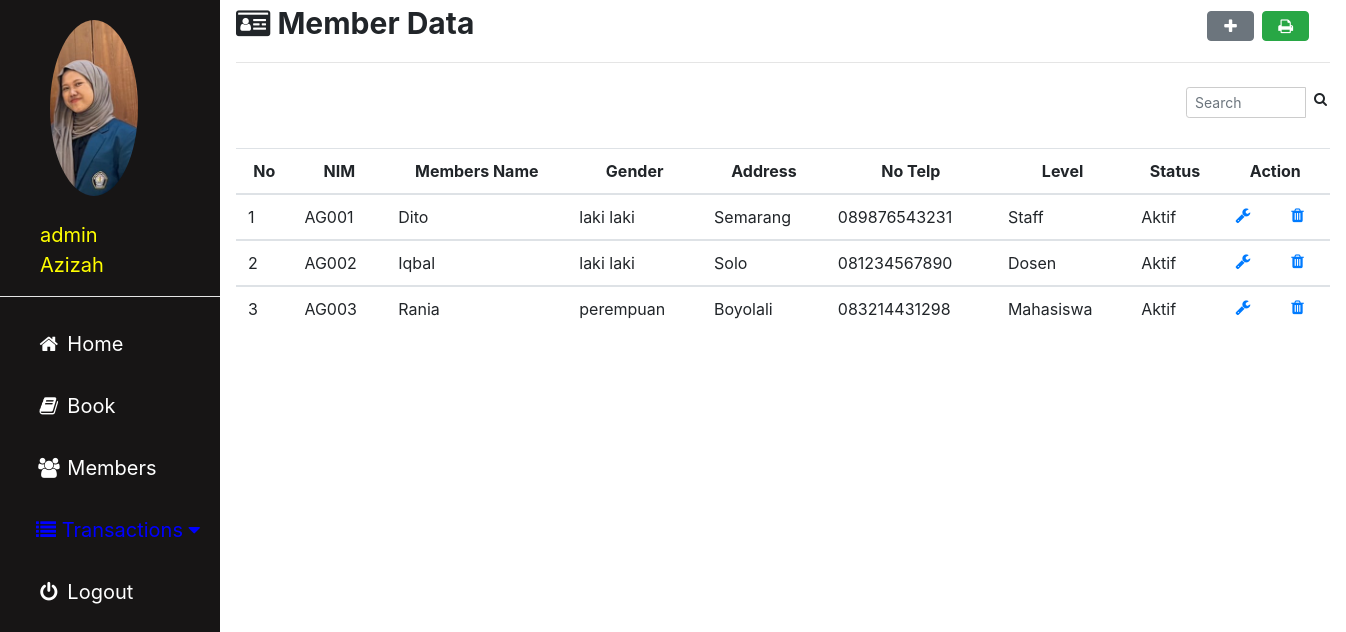
Screenshot of /admin/anggota.php (signed in) with the database file from the repository.
### tables this page shows
CREATE TABLE `anggota` (
  `nis` varchar(10) NOT NULL,
  `nama_anggota` varchar(50) NOT NULL,
  `jk` enum('laki laki','perempuan') NOT NULL,
  `alamat` text NOT NULL,
  `no_telp` varchar(13) NOT NULL,
  `id_level` int(2) NOT NULL,
  `status` varchar(50) NOT NULL
);

CREATE TABLE `level` (
  `id_level` int(2) NOT NULL,
  `nama_level` varchar(50) NOT NULL
);

### admin/anggota.php (the view, shortened to what this page needs)
<?php
include'sidebar.php';
 ?>
 <html>
 <head>
 <link rel="stylesheet" href="../img/csskonten.css">
 <link rel="stylesheet" href="../css/bootstrap.css">
<link rel="stylesheet" href="../img/cssform.css">
 </head>
 <body>
 <div class="main">
   <b><i class="fa fa-id-card"></i> Member Data</b><a href="#" rel="tooltip" title="Tambah Data Anggota"><button type="button" name="button" class="btn btn-secondary" style="margin-left:67%" onclick="document.getElementById('id01').style.display='block'"><i class="fa fa-fw fa-plus"></i></button>
   </a><a href="anggota_print.php" target="blank" rel="tooltip" title="Print Data Buku"><button type="button" name="button" class="btn btn-success" ><i class="fa fa-fw fa-print"></i></button></a>
<hr>
<form class="" action="" method="post">
                <div class="input-group input-group-sm" style="width: 150px; margin-left: 950px;">
                  <input type="text" name="search" class="form-control float-right" placeholder="Search">
                  <div class="input-group-append">
                    <button type="submit" class="btn btn-default"><i class="fa fa-search"></i></button>
                  </div>
                </div>
                </form>
    <table class="table table-hover">
      <thead align=center>
        <tr>
          <th scope="col">No</th>
          <th scope="col">NIM</th>
          <th scope="col">Members Name</th>
          <th scope="col">Gender</th>
          <th scope="col">Address</th>
          <th scope="col">No Telp</th>
          <th scope="col">Level</th>
          <th scope="col">Status</th>
          <th scope="col" colspan="2">Action</th>
        </tr>
      </thead>
      <?php
      if(isset($_POST['search'])){
        $param = $_POST['search'];
        $asd = $koneksi->prepare("SELECT * FROM anggota WHERE nis LIKE :1 OR nama_anggota LIKE :1 ");
        $asd->bindParam(':1', $param);
        $asd->execute();
      }else{
      $asd = $koneksi -> prepare("SELECT * FROM anggota");
      $asd -> execute();
    }
      $i = 1;
      while($data = $asd -> fetch()){
      $id = $data['id_level'];
      $lev = $koneksi -> prepare("SELECT * FROM level WHERE id_level = :level");
      $lev -> bindParam(':level', $id);
      $lev -> execute();
      $hasil = $lev -> fetch();
      ?>
      <tbody>
        <tr>
          <td><?php echo $i ?></td>
          <td><?php echo $data['nis']; ?></td>
          <td><?php echo $data['nama_anggota']; ?></td>
          <td><?php echo $data['jk']; ?></td>
          <td><?php echo $data['alamat']; ?></td>
          <td><?php echo $data['no_telp']; ?></td>
          <td><?php echo $hasil['nama_level']; ?></td>
          <td><?php echo $data['status']; ?></td>
          <td>
            <a rel="tooltip" title="Edit" href="anggota_edit.php?azizah=<?php echo $data['nis']; ?>">
            <i class="fa fa-fw fa-wrench"></i></a>
          </td>
          <td>
            <a rel="tooltip" title="Hapus" href="anggota_proses.php?prabowo=hapus&app=<?php echo $data['nis']; ?>">
            <i class="fa fa-fw fa-trash"></i></a>
          </td>
        </tr>
      </tbody>
    <?php $i++;  } ?>
    </table>
   </div>
 </body>
 </html>

### admin/sidebar.php (shortened to what this page needs)
<html>
<head>
<link rel="stylesheet" href="../img/cssadmin.css">
<link rel="stylesheet" href="../css/bootstrap.css">
<link rel="stylesheet" href="https://cdnjs.cloudflare.com/ajax/libs/font-awesome/4.7.0/css/font-awesome.min.css">
</head>
<body>
<div class="sidebar">
  <div class="judul">
  <img src="../img/myfoto.jpg" alt="user" class="avatar"><br><br>
  <div class="a">
  <?php echo $_SESSION['username']['id']."<br>".$_SESSION['username']['nama'];?>
</div>
<hr style="background-color:white">
  </div>
  <a href="utama_admin.php"><i class="fa fa-fw fa-home"></i> Home</a>
  <a href="buku.php"><i class="fa fa-fw fa-book"></i> Book</a>
  <a href="anggota.php"><i class="fa fa-fw fa-group"></i> Members</a>
  <div class="dropdown-btn">
  <a><i class="fa fa-list"></i> Transactions
    <i class="fa fa-caret-down"></i>
  </a></div>
  <a href="../logout.php" onclick="return confirm('apakah anda yakin?')"><i class="fa fa-fw fa-power-off"></i> Logout</a>
</div>
</body>
</html>

### img/cssadmin.css (style rules this page uses)
body { margin: 0; font-family: "Lato", sans-serif; }
.sidebar { margin: 0; padding-left: 0px; padding-top: 20px; width: 220px; background-color: #171515; position: fixed; height: 100%; overflow-x: : hidden ; }
.sidebar a { display: block; color: white; padding: 16px; text-decoration: none; font-size: 20px; margin-left: 20px; }
img.avatar { width: 40%; border-radius: 50%; margin-left: 50px; }
.a { text-align: left; font-size: 20px; margin-left: 40px; }
.judul { color: yellow; }

### img/csskonten.css (style rules this page uses)
.main { margin-left: 220px; padding: 1px 16px; height: 100%; font-size: 30px; }
input[type=text], input[type=password], select { width: 100%; padding: 5px 5px; margin: 8px 0; display: inline-block; border: 1px solid #ccc; box-sizing: border-box; font-size: 20px; }

### img/cssform.css (style rules this page uses)
input[type=text], input[type=password], select, textarea { width: 100%; padding: 5px 5px; margin: 8px 0; display: inline-block; border: 1px solid #ccc; box-sizing: border-box; font-size: 20px; }
img.avatar { width: 40%; border-radius: 50%; }

### admin/sidebar.php (style rules this page uses)
.dropdown-btn { display: block; color: blue; padding: 0px; text-decoration: none; font-size: 20px; margin-left: 0px; }

### rows the page displays
anggota: nis "AG001", nama_anggota "Dito", jk "laki laki", alamat "Semarang", no_telp "089876543231", id_level.nama_level "Staff", status "Aktif"
anggota: nis "AG002", nama_anggota "Iqbal", jk "laki laki", alamat "Solo", no_telp "081234567890", id_level.nama_level "Dosen", status "Aktif"
anggota: nis "AG003", nama_anggota "Rania", jk "perempuan", alamat "Boyolali", no_telp "083214431298", id_level.nama_level "Mahasiswa", status "Aktif"

### other values shown
$_SESSION['username']['id'] "admin"
$_SESSION['username']['nama'] "Azizah"
